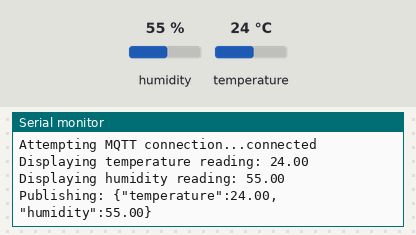
This sketch was run on a simulated ESP32. Shown: the last lines printed to the serial monitor. Inputs (shaded band) come from the test bench; at power-on: humidity 55 %, temperature 24 °C. WiFi joins after 1.5 s; servers stay silent unless stated; no MQTT or app messages arrive unless stated.

Above: at 3.7 s.
3.8 s: humidity set to 22 %
At 6.8 s:
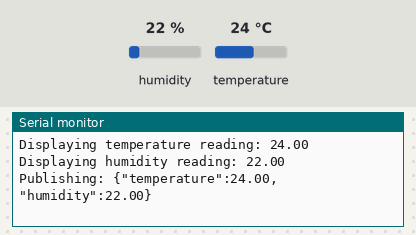
7.7 s: temperature set to 12 °C
At 10.3 s:
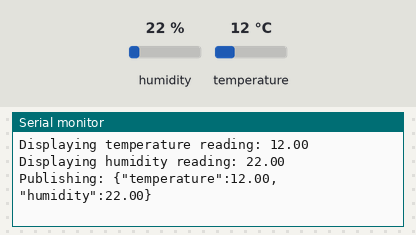
11.6 s: humidity set to 40 %
At 12.6 s:
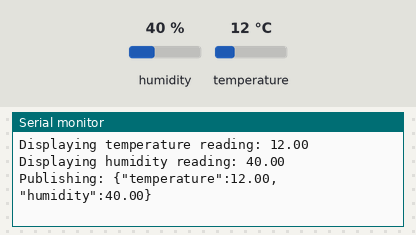
Timing chart, 0 to 14.6 s (numbered marks = the images above; inputs shaded):
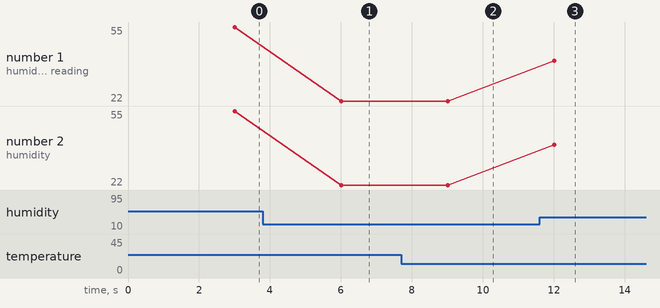

The sketch:

mqtt.ino
```cpp
#include <WiFi.h>
#include <PubSubClient.h>
#include <Wire.h>
#include <Adafruit_Sensor.h>
#include <Adafruit_BME280.h>

//get the pins for the bme280
#define SDA_PIN 21
#define SCL_PIN 22

//Hotspot wifi name and password
const char* ssid = "aichikawInt";
const char* password = "AlanPass123";
//IP address of raspberry pi
const char* mqtt_server = "10.94.83.211";

//creates the socket
WiFiClient espClient;
PubSubClient client(espClient);

//creates the bme280 object
Adafruit_BME280 bme;

//initialize the variables(may not use all of them will decide later)
unsigned long lastMsg = 0;
float fakeMoisture = 0;
float tempRead = 0;
// float pressureRead = 0;
float humidRead = 0;


//AI was used for this
//Connects the esp32 to the mobile hotspot
void setup_wifi() {
  //delay for 10 milliseconds
  delay(10);

  //connect to the internet
  WiFi.begin(ssid, password);

  //delay for 500 milliseconds of the wifi is not connected
  while (WiFi.status() != WL_CONNECTED) {
    delay(500);
    Serial.print(".");
  }

  //say if it is connected
  Serial.println();
  Serial.println("WiFi connected");
}

//Connects the esp32 to the raspberry pi with the mqtt
//AI was used to set up the mqtt connection
void reconnect() {
  //if the esp32 is not connected to the raspberry pi try again
  while (!client.connected()) {
    Serial.print("Attempting MQTT connection...");

    if (client.connect("ESP32_Test_Client")) {
      Serial.println("connected");
    } else {
      Serial.print("failed, rc=");
      Serial.print(client.state());
      Serial.println(" try again in 2 seconds");
      delay(2000);
    }
  }
}


void setup() {
  //send at 115200 bits per second
  Serial.begin(115200);
  delay(1000);
  //connect to internet
  setup_wifi();
  //create a mqtt server
  client.setServer(mqtt_server, 1883);

  //get the sensors started
  Wire.begin(SDA_PIN, SCL_PIN);

  //AI was used for this
  if (!bme.begin(0x76)){
    Serial.println("Trying 0x77...");
    if(!bme.begin(0x77)) {
      Serial.println("Could not find the sensor");
      while(1);
    }
  }
}

void loop() {
  if (!client.connected()) {
    reconnect();
  }
  client.loop();

  unsigned long now = millis();
  if (now - lastMsg > 3000) {   // publish every 3 seconds
    lastMsg = now;

    //Get the readings
    tempRead = bme.readTemperature();
    // pressureRead = bme.readPressure() / 100.0F;
    humidRead = bme.readHumidity();

    //print all the readings just to test
    Serial.print("Displaying temperature reading: ");
    Serial.println(tempRead);
    // Serial.print("Displaying pressure reading: ");
    // Serial.println(pressureRead);
    Serial.print("Displaying humidity reading: ");
    Serial.println(humidRead);

    //put into json format for mqtt
    char msg[128];
    snprintf(msg, sizeof(msg), "{\"temperature\":%.2f,\"humidity\":%.2f}",
           tempRead, humidRead);

    Serial.print("Publishing: ");
    Serial.println(msg);

    // Send through MQTT
    client.publish("sensor/bme280", msg);
  }
}
```

Measured:
- after the input at 3.8 s, the serial monitor: prints a new line after 2.2 s (image 1)
- after the input at 7.7 s, the serial monitor: prints a new line after 1.3 s (image 2)
- after the input at 11.6 s, the serial monitor: prints a new line after 0.41 s (image 3)
- plotted number 1: 55 → 22 after the input at 3.8 s, 22 → 40 after the input at 11.6 s
- plotted number 2: 55 → 22 after the input at 3.8 s, 22 → 40 after the input at 11.6 s
